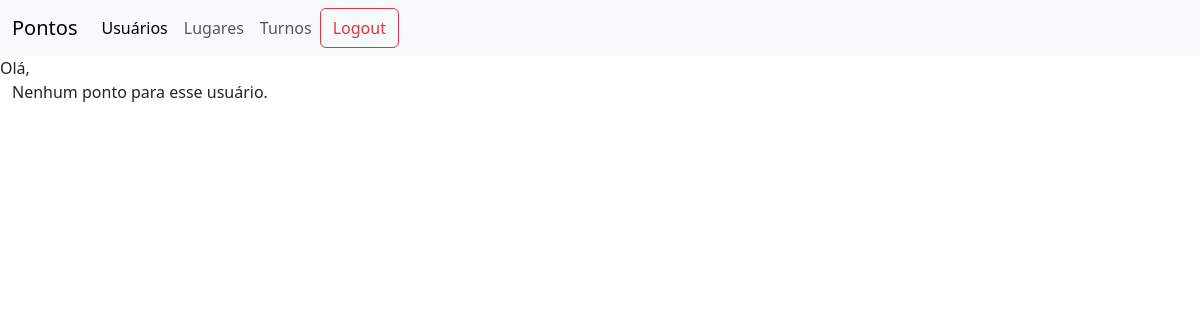
/shifts/, run on an earlier commit of the app's database.
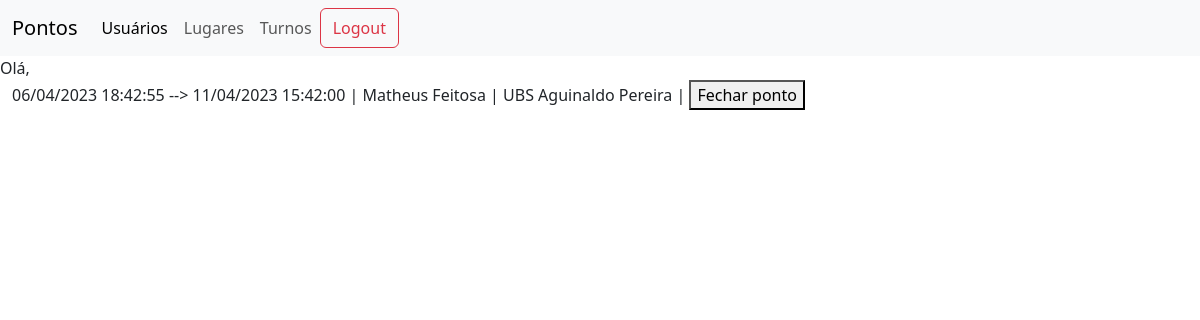
And on a later commit of the database.
### shifts/models.py (models this page shows, shortened)
class Shift(models.Model):
    id = models.UUIDField(
        default=uuid.uuid4, unique=True, editable=False, primary_key=True
    )
    owner = models.ForeignKey(
        User, verbose_name="Dono", on_delete=models.SET_NULL, null=True
    )
    workplace = models.ForeignKey(
        Workplace,
        on_delete=models.SET_NULL,
        null=True,
        verbose_name="Local de trabalho",
    )
    begin = models.DateTimeField(auto_now_add=True,
                                 verbose_name="Início", editable=False
                                 )
    end = models.DateTimeField(
        default=None, auto_now=False, auto_now_add=False, verbose_name="Fim", null=True, blank=True
    )
    begin_position = models.CharField(
        max_length=200, verbose_name="Posição no início")
    end_position = models.CharField(
        max_length=200, verbose_name="Posição no fim", blank=True)
    begin_photo = models.ImageField(
        upload_to="static/shift_photos", verbose_name="Foto de entrada", blank=True, null=True
    )
    end_photo = models.ImageField(
        upload_to="static/shift_photos", verbose_name="Foto de saída", blank=True, null=True
    )
    is_open = models.BooleanField(
        default=True, verbose_name="Ponto está em aberto?")

### profiles/models.py (models this page shows, shortened)
class Profile(models.Model):
    user = models.OneToOneField(User, on_delete=models.CASCADE, null=True, blank=True)
    id = models.UUIDField(
        default=uuid.uuid4, unique=True, primary_key=True, editable=False
    )
    name = models.CharField(max_length=200)
    cpf = models.CharField(max_length=11, editable=False)
    crm_number = models.CharField(max_length=20)
    crm_state = models.CharField(max_length=2, choices=STATE_CHOICES)
    created = models.DateTimeField(auto_now_add=True)

### workplaces/models.py (models this page shows, shortened)
class Workplace(models.Model):
    id = models.UUIDField(
        default=uuid.uuid4, unique=True, editable=False, primary_key=True
    )
    owner = models.ForeignKey(
        User, verbose_name='Trabalhador',  on_delete=models.SET_NULL, null=True)
    name = models.CharField(verbose_name='Nome do local', max_length=200)
    address = models.CharField(verbose_name='Endereço', max_length=200)
    location = models.CharField(verbose_name='Localização', max_length=200)
    turn_size_hours = models.IntegerField(verbose_name='Horas diárias')
    hour_price = models.DecimalField(verbose_name='Preço por hora',
                                     max_digits=6, decimal_places=2, default=Decimal("0.00")
                                     )

### shifts/views.py (the view)
# urls.py: path("", views.shifts, name="shifts"),
def shifts(request):
    shifts = Shift.objects.order_by('begin')
    return render(request, 'shifts/list.html', {'shifts': shifts})

### templates/shifts/list.html (shortened to what this page needs)
{% extends "base.html" %}
{% block content %}
{% if shifts|length == 0 %}
<p>Nenhum ponto para esse usuário.</p>
{% endif %}
{% for shift in shifts %}
<form action="{% url 'close_shift_id' shift.id %}"
    method="post">
    <p>{{shift.begin|date:"d/m/Y H:i:s"}} -->
        {% if shift.end %} {{shift.end|date:"d/m/Y H:i:s"}} {% else %} Aberto {% endif %}
        |
        {{shift.owner.profile.name}} |
        {{shift.workplace.name}} |
        <button type="submit">Fechar ponto</button>
    </p>
</form>
{% endfor %}
{% endblock content %}

What changed in the data, as far as the page shows it:
added Shift: begin "06/04/2023 18:42:55", end "11/04/2023 15:42:00", owner.profile.name "Matheus Feitosa", workplace.name "UBS Aguinaldo Pereira"
Also different on the page:
text no longer shown: "Nenhum ponto para esse usuário."
